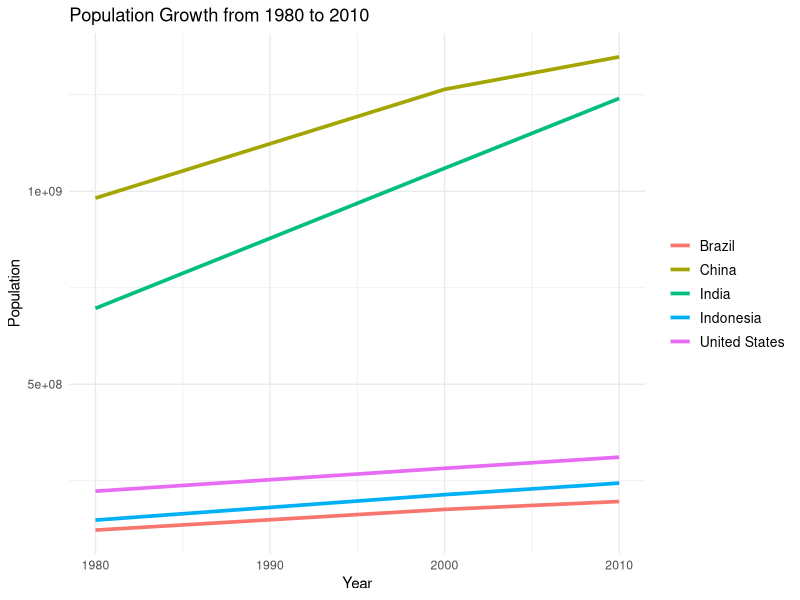
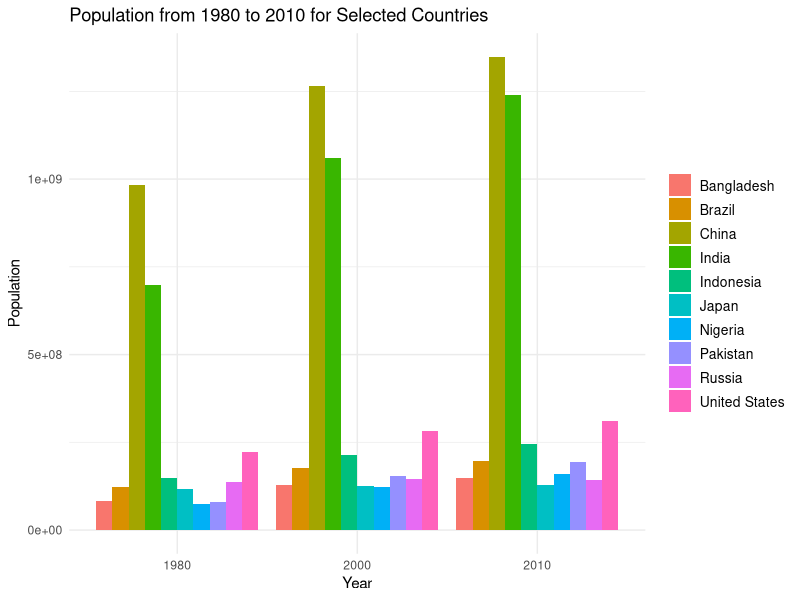

These figures' R source, in order:
## ---- chunk 1
#| label: setup
#| echo: false
#| message: false

library(tidyverse)
library(ggplot2)
library(tidyr)
## ---- chunk 2
x <- read_csv("2024Populations.csv", show_col_types = FALSE)

long_data <- pivot_longer(x, cols = starts_with("pop"), names_to = "year", values_to = "population")

long_data$year <- as.numeric(gsub("pop", "", long_data$year))
filtered_data <- subset(long_data, year <= 2010)

top_countries <- x %>% 
  arrange(desc(pop2010)) %>%
  slice(1:5) %>%
  pull(country)

subset_data <- filter(filtered_data, country %in% top_countries)


ggplot(subset_data, aes(x = year, y = population, color = country, group = country)) +
  geom_line(linewidth = 1.25) +
  labs(title = "Population Growth from 1980 to 2010",
       x = "Year",
       y = "Population") +
  theme_minimal() +
  theme(legend.title = element_blank(),
        legend.position = "right",
        legend.box = "vertical",
        legend.text = element_text(size = 10))  
## ---- chunk 3
long_data <- pivot_longer(x, cols = starts_with("pop"), names_to = "year", values_to = "population")

# Convert year column to numeric
long_data$year <- as.numeric(gsub("pop", "", long_data$year))

# Filter for years 1980 to 2020
filtered_data <- filter(long_data, year <= 2010)

# Select a subset of countries for clarity (e.g., top 10 countries by population in 2020)
top_countries <- x %>% 
  arrange(desc(pop2010)) %>%
  slice(1:10) %>%
  pull(country)

subset_data <- filter(filtered_data, country %in% top_countries)

# Create the grouped bar plot
ggplot(subset_data, aes(x = factor(year), y = population, fill = country)) +
  geom_bar(stat = "identity", position = "dodge") +
  labs(title = "Population from 1980 to 2010 for Selected Countries",
       x = "Year",
       y = "Population") +
  theme_minimal() +
  theme(legend.title = element_blank(),
        legend.position = "right",
        legend.box = "vertical",
        legend.text = element_text(size = 10))
